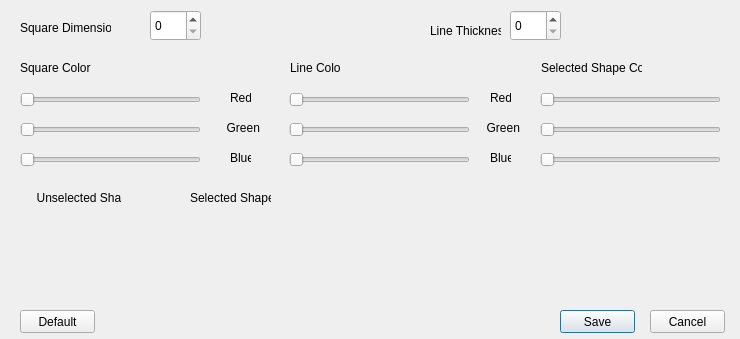
<?xml version="1.0" encoding="UTF-8"?>
<ui version="4.0">
 <class>Options</class>
 <widget class="QDialog" name="Options">
  <property name="geometry">
   <rect>
    <x>0</x>
    <y>0</y>
    <width>740</width>
    <height>339</height>
   </rect>
  </property>
  <property name="windowTitle">
   <string>Dialog</string>
  </property>
  <widget class="QLabel" name="SquareDimension">
   <property name="geometry">
    <rect>
     <x>20</x>
     <y>20</y>
     <width>91</width>
     <height>16</height>
    </rect>
   </property>
   <property name="text">
    <string>Square Dimension</string>
   </property>
  </widget>
  <widget class="QLabel" name="SquareColor">
   <property name="geometry">
    <rect>
     <x>20</x>
     <y>60</y>
     <width>71</width>
     <height>16</height>
    </rect>
   </property>
   <property name="text">
    <string>Square Color</string>
   </property>
  </widget>
  <widget class="QLabel" name="LineThickness">
   <property name="geometry">
    <rect>
     <x>430</x>
     <y>20</y>
     <width>71</width>
     <height>21</height>
    </rect>
   </property>
   <property name="text">
    <string>Line Thickness</string>
   </property>
  </widget>
  <widget class="QLabel" name="LineColor">
   <property name="geometry">
    <rect>
     <x>290</x>
     <y>60</y>
     <width>51</width>
     <height>16</height>
    </rect>
   </property>
   <property name="text">
    <string>Line Color</string>
   </property>
  </widget>
  <widget class="QPushButton" name="Save">
   <property name="geometry">
    <rect>
     <x>560</x>
     <y>310</y>
     <width>75</width>
     <height>23</height>
    </rect>
   </property>
   <property name="text">
    <string>Save</string>
   </property>
  </widget>
  <widget class="QPushButton" name="Cancel">
   <property name="geometry">
    <rect>
     <x>650</x>
     <y>310</y>
     <width>75</width>
     <height>23</height>
    </rect>
   </property>
   <property name="text">
    <string>Cancel</string>
   </property>
  </widget>
  <widget class="QSpinBox" name="spinLineThickness">
   <property name="geometry">
    <rect>
     <x>510</x>
     <y>10</y>
     <width>51</width>
     <height>31</height>
    </rect>
   </property>
  </widget>
  <widget class="QSpinBox" name="spinSquareDimension">
   <property name="geometry">
    <rect>
     <x>150</x>
     <y>10</y>
     <width>51</width>
     <height>31</height>
    </rect>
   </property>
  </widget>
  <widget class="QSlider" name="RedLineColor">
   <property name="geometry">
    <rect>
     <x>289</x>
     <y>90</y>
     <width>181</width>
     <height>20</height>
    </rect>
   </property>
   <property name="orientation">
    <enum>Qt::Horizontal</enum>
   </property>
  </widget>
  <widget class="QSlider" name="GreenLineColor">
   <property name="geometry">
    <rect>
     <x>289</x>
     <y>120</y>
     <width>181</width>
     <height>20</height>
    </rect>
   </property>
   <property name="orientation">
    <enum>Qt::Horizontal</enum>
   </property>
  </widget>
  <widget class="QSlider" name="BlueLineColor">
   <property name="geometry">
    <rect>
     <x>289</x>
     <y>150</y>
     <width>181</width>
     <height>20</height>
    </rect>
   </property>
   <property name="orientation">
    <enum>Qt::Horizontal</enum>
   </property>
  </widget>
  <widget class="QSlider" name="RedSquareColor">
   <property name="geometry">
    <rect>
     <x>20</x>
     <y>90</y>
     <width>181</width>
     <height>19</height>
    </rect>
   </property>
   <property name="orientation">
    <enum>Qt::Horizontal</enum>
   </property>
  </widget>
  <widget class="QSlider" name="BlueSquareColor">
   <property name="geometry">
    <rect>
     <x>20</x>
     <y>150</y>
     <width>181</width>
     <height>19</height>
    </rect>
   </property>
   <property name="orientation">
    <enum>Qt::Horizontal</enum>
   </property>
  </widget>
  <widget class="QSlider" name="GreenSquareColor">
   <property name="geometry">
    <rect>
     <x>20</x>
     <y>120</y>
     <width>181</width>
     <height>19</height>
    </rect>
   </property>
   <property name="orientation">
    <enum>Qt::Horizontal</enum>
   </property>
  </widget>
  <widget class="QLabel" name="Red">
   <property name="geometry">
    <rect>
     <x>230</x>
     <y>90</y>
     <width>21</width>
     <height>16</height>
    </rect>
   </property>
   <property name="text">
    <string>Red</string>
   </property>
  </widget>
  <widget class="QLabel" name="Green">
   <property name="geometry">
    <rect>
     <x>220</x>
     <y>120</y>
     <width>41</width>
     <height>16</height>
    </rect>
   </property>
   <property name="text">
    <string>  Green</string>
   </property>
  </widget>
  <widget class="QLabel" name="Blue">
   <property name="geometry">
    <rect>
     <x>230</x>
     <y>150</y>
     <width>21</width>
     <height>16</height>
    </rect>
   </property>
   <property name="text">
    <string>Blue</string>
   </property>
  </widget>
  <widget class="QPushButton" name="Default">
   <property name="geometry">
    <rect>
     <x>20</x>
     <y>310</y>
     <width>75</width>
     <height>23</height>
    </rect>
   </property>
   <property name="text">
    <string>Default</string>
   </property>
  </widget>
  <widget class="QLabel" name="LineColor_2">
   <property name="geometry">
    <rect>
     <x>541</x>
     <y>60</y>
     <width>101</width>
     <height>16</height>
    </rect>
   </property>
   <property name="text">
    <string>Selected Shape Color</string>
   </property>
  </widget>
  <widget class="QSlider" name="GreenSelectedColor">
   <property name="geometry">
    <rect>
     <x>540</x>
     <y>120</y>
     <width>181</width>
     <height>20</height>
    </rect>
   </property>
   <property name="orientation">
    <enum>Qt::Horizontal</enum>
   </property>
  </widget>
  <widget class="QSlider" name="BlueSelectedColor">
   <property name="geometry">
    <rect>
     <x>540</x>
     <y>150</y>
     <width>181</width>
     <height>20</height>
    </rect>
   </property>
   <property name="orientation">
    <enum>Qt::Horizontal</enum>
   </property>
  </widget>
  <widget class="QSlider" name="RedSelectedColor">
   <property name="geometry">
    <rect>
     <x>540</x>
     <y>90</y>
     <width>181</width>
     <height>20</height>
    </rect>
   </property>
   <property name="orientation">
    <enum>Qt::Horizontal</enum>
   </property>
  </widget>
  <widget class="QLabel" name="Red_2">
   <property name="geometry">
    <rect>
     <x>490</x>
     <y>90</y>
     <width>21</width>
     <height>16</height>
    </rect>
   </property>
   <property name="text">
    <string>Red</string>
   </property>
  </widget>
  <widget class="QLabel" name="Blue_2">
   <property name="geometry">
    <rect>
     <x>490</x>
     <y>150</y>
     <width>21</width>
     <height>16</height>
    </rect>
   </property>
   <property name="text">
    <string>Blue</string>
   </property>
  </widget>
  <widget class="QLabel" name="Green_2">
   <property name="geometry">
    <rect>
     <x>480</x>
     <y>120</y>
     <width>41</width>
     <height>16</height>
    </rect>
   </property>
   <property name="text">
    <string>  Green</string>
   </property>
  </widget>
  <widget class="QLabel" name="label">
   <property name="geometry">
    <rect>
     <x>30</x>
     <y>190</y>
     <width>91</width>
     <height>16</height>
    </rect>
   </property>
   <property name="text">
    <string>  Unselected Shape</string>
   </property>
  </widget>
  <widget class="QLabel" name="label_2">
   <property name="geometry">
    <rect>
     <x>190</x>
     <y>190</y>
     <width>81</width>
     <height>16</height>
    </rect>
   </property>
   <property name="text">
    <string>Selected Shape</string>
   </property>
  </widget>
 </widget>
 <resources/>
 <connections/>
</ui>
